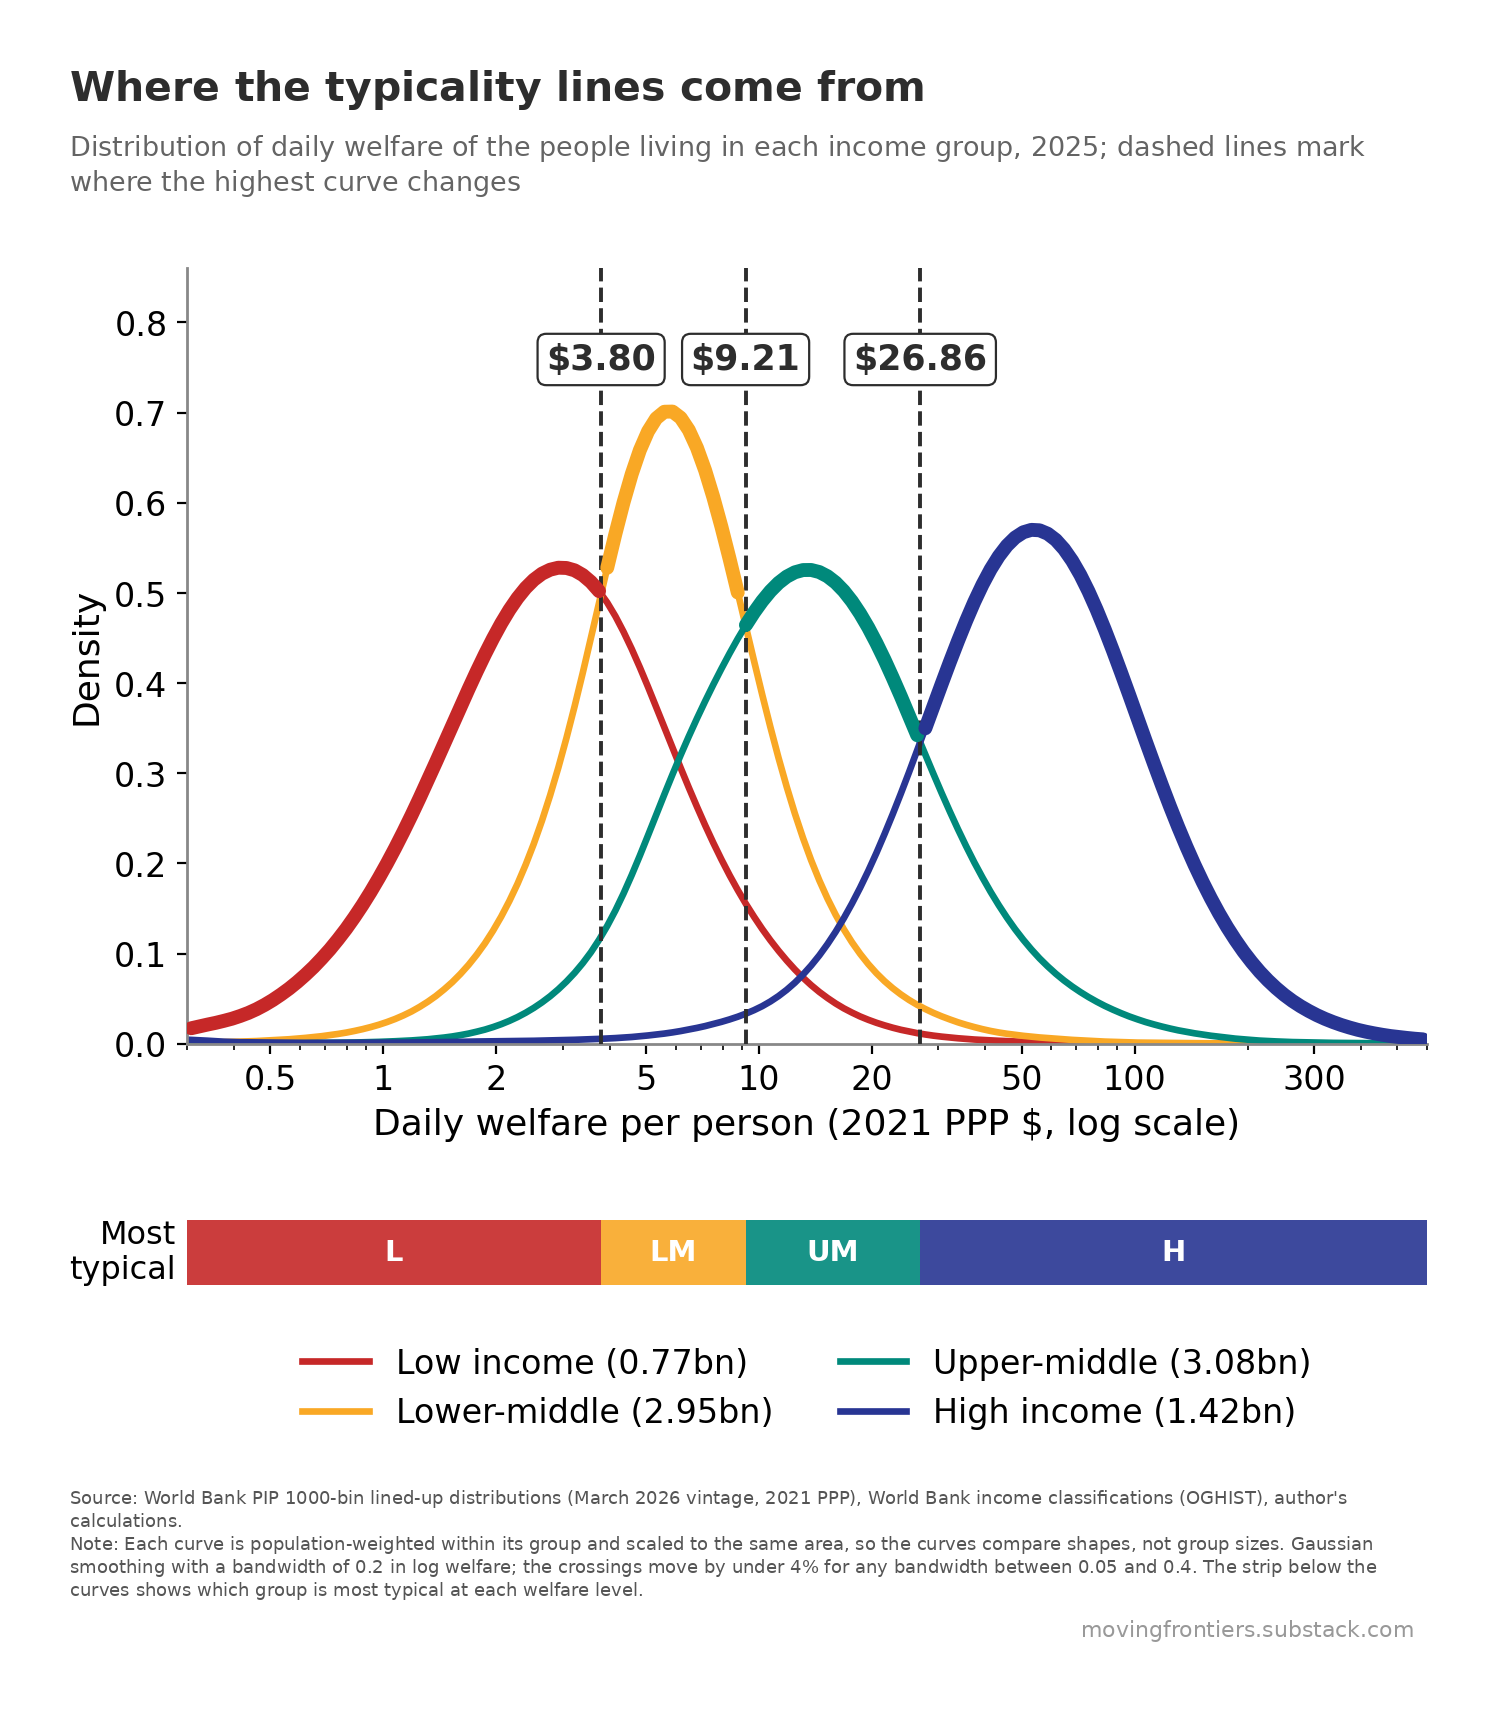

The script that drew this image:
"""chart-2-typicality-lines.py - Moving Frontiers, Belindia post. Self-sufficient: house style and data embedded.
Data frozen 12 Sep 2026 from World Bank PIP 1000-bin distributions (March 2026 vintage) and OGHIST (July 2026);
2026 = nowcast with China high income. Run: python3 chart-2-typicality-lines.py  ->  chart-2-typicality-lines.png (and chart-2-typicality-lines.csv is the same data).
Method: typicality lines = crossings of the four class curves of daily welfare (see belindia_typicality.xlsx)."""
import matplotlib; matplotlib.use("Agg")
import matplotlib.pyplot as plt, numpy as np, sys, types

# ---------------------------------------------------------------- house style (moving_frontiers_style.py, verbatim)
_mf = types.ModuleType("moving_frontiers_style"); sys.modules["moving_frontiers_style"] = _mf
exec(compile('"""\nmoving_frontiers_style.py - Moving Frontiers house style.\n\nDraw the plot in matplotlib, save it, then call compose(). The title, subtitle,\ncaption and watermark are laid out in PIL, where every gap is measured ink to ink\nrather than through matplotlib text boxes, which carry the font\'s full ascent and\ndescent whether or not the string has ascenders or descenders.\n\n    import moving_frontiers_style as mf\n    mf.rc()\n    fig, ax = plt.subplots(figsize=(8, 5.6), dpi=mf.DPI)\n    ...plot in mf.palette(2)...\n    fig.savefig("plot.png", dpi=mf.DPI, facecolor="white", bbox_inches="tight")\n    mf.compose("plot.png", "chart.png", TITLE, SUBTITLE, SOURCE, NOTE)\n\n"""\n\nimport os\nimport numpy as np\nimport matplotlib\nfrom PIL import Image, ImageDraw, ImageFont\n\nDPI = 200\n\n# ---- colours: the main elements, by how many series the chart has ----\nRED, GOLD, GREEN, BLUE = "#C62828", "#F9A825", "#00897B", "#283593"\nPALETTE = {1: [BLUE],\n           2: [RED, BLUE],\n           3: [RED, BLUE, GOLD],\n           4: [RED, GOLD, GREEN, BLUE]}\nGREY = "#888888"          # axes, rules, de-emphasised marks\n\n\ndef palette(n):\n    assert n in PALETTE, "the house palette covers one to four series"\n    return PALETTE[n]\n\n\n# ---- spacing, in pixels at 200 dpi, every gap ink to ink ----\nGAP_TITLE_SUB = 25        # subtitle below the title\nGAP_SUB_PLOT  = 70        # plot below the subtitle\nGAP_PLOT_CAP  = 60        # caption below the plot\nGAP_CAP_MARK  = 20        # watermark below the last caption line\nMARK_RIGHT    = 15        # watermark right edge, inside the content right edge\nBORDER        = 70        # empty space around the whole canvas\n\n# Canvas width is allowed to differ from chart to chart: each canvas is just the plot\n# plus the border. Pass content_w=<px> to compose() to pad a narrow plot out to a\n# common width instead, which is optional.\nCONTENT_W     = None\n\n# Type is fixed, not scaled to the chart. Sizing the title from the plot width made\n# it depend on how much white space matplotlib happened to leave, so a narrow chart\n# got a smaller title than a wide one in the same pack.\n# TYPE SCALES WITH THE CANVAS, so that a chart shown at a fixed display width, a\n# phone column say, always shows the same apparent type whatever its own pixel width.\n# The point sizes below are the sizes at REF_W; a canvas half again as wide gets type\n# half again as large, and the two look identical once both are scaled to the column.\n# Sizing type from the plot width, as an earlier version did, is not the same thing and\n# was a bug: it made the title depend on how much white space matplotlib happened to\n# leave around the axes rather than on how large the image is.\nREF_W      = 1980         # reference canvas width the point sizes below refer to\nTITLE_PT   = 19.44        # title, 54px at REF_W\nSUB_FRAC   = 0.68         # subtitle as a share of the title\nCAP_PT     = 8.5          # caption, 24px at REF_W\nMARK_MULT  = 1.2          # watermark as a share of the caption\nLEADING    = 1.32\n\n# Type inside the plot. Set once here and applied by rc(), so every chart in a pack\n# carries the same tick labels, axis titles and annotations. A build script that\n# passes its own fontsize= breaks that, so use these constants instead.\nAXIS_PT    = 13           # axis titles\nTICK_PT    = 12           # tick labels, both axes\nLEGEND_PT  = 12           # legend entries\nLABEL_PT   = 11.5         # in-plot labels and data values\nEMPH_PT    = 15           # emphasised data values, bold\n\nINK        = "#2D2D2D"    # title\nSUB_INK    = "#646464"    # subtitle\nCAP_INK    = "#555555"    # caption\nMARK_INK   = "#999999"    # watermark\nMARK_TEXT  = "movingfrontiers.substack.com"\nCREDIT     = ""\n\n\ndef rc():\n    """Matplotlib defaults for the plot itself."""\n    matplotlib.pyplot.rcParams.update({\n        "font.family": "DejaVu Sans", "font.size": AXIS_PT,\n        "axes.labelsize": AXIS_PT, "xtick.labelsize": TICK_PT,\n        "ytick.labelsize": TICK_PT, "legend.fontsize": LEGEND_PT,\n        "axes.edgecolor": GREY, "axes.linewidth": 1.0,\n        "figure.facecolor": "white", "axes.facecolor": "white"})\n\n\ndef style_ax(ax):\n    ax.spines["top"].set_visible(False)\n    ax.spines["right"].set_visible(False)\n\n\ndef _font(px, bold=False):\n    name = "DejaVuSans-Bold.ttf" if bold else "DejaVuSans.ttf"\n    for p in (os.path.join(matplotlib.get_data_path(), "fonts", "ttf", name),\n              "/usr/share/fonts/truetype/dejavu/" + name):\n        if os.path.exists(p):\n            return ImageFont.truetype(p, px)\n    raise FileNotFoundError(name)\n\n\ndef _ink(font, s):\n    """Ink top and bottom of a string relative to its baseline."""\n    b = font.getbbox(s, anchor="ls")\n    return b[1], b[3]\n\n\ndef _wrap(font, paragraphs, width):\n    """Greedy wrap. Also returns, for each line, which paragraph it came from, so a\n    line that ends because its paragraph ended can be told apart from one that ends\n    because the next word would not fit."""\n    lines, owner = [], []\n    for p, text in enumerate(paragraphs):\n        cur = ""\n        for w in text.split():\n            t = (cur + " " + w).strip()\n            if not cur or font.getlength(t) <= width:\n                cur = t\n            else:\n                lines.append(cur); owner.append(p); cur = w\n        if cur:\n            lines.append(cur); owner.append(p)\n    return lines, owner\n\n\ndef _crop(img):\n    g = np.array(img.convert("L"))\n    r = np.where((g < 250).any(1))[0]\n    c = np.where((g < 250).any(0))[0]\n    return img.crop((c.min(), r.min(), c.max() + 1, r.max() + 1))\n\n\ndef compose(plot_png, out_png, title, subtitle, source, note=None, credit=CREDIT,\n            content_w=CONTENT_W):\n    """Title band above the plot, caption and watermark below, BORDER px all around."""\n    plot = _crop(Image.open(plot_png).convert("RGB"))\n    PW, H = plot.size\n    W = max(PW, content_w or 0)          # the target is a floor, never a ceiling\n\n    k = (W + 2 * BORDER) / REF_W         # type scales with the canvas, not the plot\n    title_px = round(TITLE_PT * DPI / 72 * k)\n    cap_px   = round(CAP_PT * DPI / 72 * k)\n    f_title = _font(title_px, bold=True)\n    f_sub   = _font(int(title_px * SUB_FRAC))\n    f_cap   = _font(cap_px)\n    f_mark  = _font(round(cap_px * MARK_MULT))\n\n    tl, _ = _wrap(f_title, [title], W)\n    sl, _ = _wrap(f_sub, [subtitle], W)\n    paras = ["Source: " + source + (" " + credit if credit else "")]\n    if note:\n        paras.append("Note: " + note)\n    cl, owner = _wrap(f_cap, paras, W)\n    for i in range(len(cl) - 1):                       # lines must be maximally full\n        if owner[i + 1] == owner[i]:\n            nxt = cl[i + 1].split()[0]\n            assert f_cap.getlength(cl[i] + " " + nxt) > W, \\\n                f"caption line {i} is not filled to the full width"\n\n    tlh = int(f_title.size * LEADING)\n    slh = int(f_sub.size * LEADING)\n    clh = int(f_cap.size * LEADING)\n\n    # walk down the page, each gap measured from the ink above it\n    y, place = 0, []\n    for i, s in enumerate(tl):\n        base = y - _ink(f_title, s)[0] if i == 0 else place[-1][0] + tlh\n        place.append((base, s, f_title, INK, "left"))\n    y = place[-1][0] + _ink(f_title, tl[-1])[1]\n    for i, s in enumerate(sl):\n        base = (y + GAP_TITLE_SUB - _ink(f_sub, s)[0]) if i == 0 else place[-1][0] + slh\n        place.append((base, s, f_sub, SUB_INK, "left"))\n    y = place[-1][0] + _ink(f_sub, sl[-1])[1]\n\n    plot_y = y + GAP_SUB_PLOT\n    y = plot_y + H\n\n    for i, s in enumerate(cl):\n        base = (y + GAP_PLOT_CAP - _ink(f_cap, s)[0]) if i == 0 else place[-1][0] + clh\n        place.append((base, s, f_cap, CAP_INK, "left"))\n    y = place[-1][0] + _ink(f_cap, cl[-1])[1]\n    place.append((y + GAP_CAP_MARK - _ink(f_mark, MARK_TEXT)[0],\n                  MARK_TEXT, f_mark, MARK_INK, "right"))\n    y = place[-1][0] + _ink(f_mark, MARK_TEXT)[1]\n\n    canvas = Image.new("RGB", (W + 2 * BORDER, y + 2 * BORDER), "white")\n    canvas.paste(plot, (BORDER, plot_y + BORDER))     # left, with the title and caption\n    d = ImageDraw.Draw(canvas)\n    for base, s, f, col, align in place:\n        x = BORDER + (W - MARK_RIGHT - f.getlength(s) if align == "right" else 0)\n        d.text((x, base + BORDER), s, font=f, fill=col, anchor="ls")\n    canvas.save(out_png)\n    verify(out_png)\n    return out_png\n\n\ndef verify(png):\n    """Blank pixel rows between each block, and the border, must match the constants."""\n    a = np.array(Image.open(png).convert("L"))\n    Hh, Ww = a.shape\n    ink = a < 250\n    rows = np.where(ink.any(1))[0]\n    cols = np.where(ink.any(0))[0]\n    bands, start, prev = [], rows[0], rows[0]\n    for r in rows[1:]:\n        if r - prev > 3:\n            bands.append((start, prev)); start = r\n        prev = r\n    bands.append((start, prev))\n    gaps = [bands[i + 1][0] - bands[i][1] - 1 for i in range(len(bands) - 1)]\n    assert GAP_SUB_PLOT in gaps, f"no {GAP_SUB_PLOT}px gap below the subtitle"\n    assert GAP_PLOT_CAP in gaps, f"no {GAP_PLOT_CAP}px gap above the caption"\n    assert gaps[-1] == GAP_CAP_MARK, \\\n        f"gap above the watermark is {gaps[-1]}px, expected {GAP_CAP_MARK}"\n    assert (rows[0], Hh - 1 - rows[-1], cols[0]) == (BORDER, BORDER, BORDER), \\\n        f"top, bottom and left borders are {(rows[0], Hh - 1 - rows[-1], cols[0])}, " \\\n        f"expected {BORDER}"\n    assert Ww - 1 - cols[-1] >= BORDER, \\\n        f"right border is {Ww - 1 - cols[-1]}, expected at least {BORDER}"\n    wm_cols = np.where(ink[bands[-1][0]:bands[-1][1] + 1, :].any(0))[0]\n    assert Ww - 1 - wm_cols.max() >= BORDER + MARK_RIGHT - 3, "watermark right margin is wrong"\n    return gaps\n', "moving_frontiers_style.py", "exec"), _mf.__dict__)
mf = _mf

# ---------------------------------------------------------------- data
DATA = {'welfare': [0.308, 0.3238, 0.3404, 0.3579, 0.3762, 0.3955, 0.4158, 0.4371, 0.4595, 0.4831, 0.5078, 0.5339, 0.5613, 0.59, 0.6203, 0.6521, 0.6855, 0.7207, 0.7576, 0.7965, 0.8373, 0.8802, 0.9253, 0.9728, 1.0227, 1.0751, 1.1302, 1.1882, 1.2491, 1.3131, 1.3805, 1.4512, 1.5256, 1.6039, 1.6861, 1.7725, 1.8634, 1.959, 2.0594, 2.165, 2.276, 2.3927, 2.5154, 2.6443, 2.7799, 2.9224, 3.0723, 3.2298, 3.3954, 3.5695, 3.7525, 3.9449, 4.1471, 4.3598, 4.5833, 4.8183, 5.0653, 5.325, 5.598, 5.885, 6.1868, 6.504, 6.8375, 7.188, 7.5566, 7.944, 8.3513, 8.7795, 9.2296, 9.7028, 10.2003, 10.7233, 11.273, 11.851, 12.4586, 13.0974, 13.7689, 14.4749, 15.217, 15.9972, 16.8174, 17.6797, 18.5861, 19.539, 20.5408, 21.594, 22.7011, 23.865, 25.0886, 26.375, 27.7272, 29.1488, 30.6433, 32.2144, 33.8661, 35.6025, 37.4278, 39.3468, 41.3642, 43.485, 45.7145, 48.0583, 50.5223, 53.1126, 55.8358, 58.6985, 61.7081, 64.8719, 68.198, 71.6946, 75.3704, 79.2347, 83.2972, 87.5679, 92.0576, 96.7775, 101.7394, 106.9557, 112.4395, 118.2044, 124.2648, 130.636, 137.3339, 144.3751, 151.7774, 159.5592, 167.74, 176.3402, 185.3813, 194.886, 204.878, 215.3824, 226.4253, 238.0343, 250.2386, 263.0686, 276.5564, 290.7358, 305.6421, 321.3127, 337.7868, 355.1055, 373.3121, 392.4523, 412.5737, 433.7268, 455.9645, 479.3423, 503.9187, 529.7551, 556.9163, 585.47], 'density_L': [0.0171, 0.0192, 0.0212, 0.0231, 0.0253, 0.0277, 0.0307, 0.0341, 0.0382, 0.043, 0.0484, 0.0545, 0.0611, 0.0684, 0.0764, 0.085, 0.0945, 0.1046, 0.1157, 0.1275, 0.1403, 0.1539, 0.1684, 0.1838, 0.2, 0.217, 0.2348, 0.2533, 0.2725, 0.2922, 0.3122, 0.3325, 0.3529, 0.3732, 0.3933, 0.4129, 0.4317, 0.4495, 0.4661, 0.4811, 0.4943, 0.5055, 0.5145, 0.5213, 0.5257, 0.5279, 0.5276, 0.525, 0.5198, 0.5121, 0.5019, 0.4892, 0.4741, 0.4568, 0.4378, 0.4173, 0.3957, 0.3734, 0.3509, 0.3283, 0.3059, 0.284, 0.2628, 0.2423, 0.2228, 0.2043, 0.1868, 0.1704, 0.155, 0.1407, 0.1272, 0.1147, 0.1031, 0.0923, 0.0823, 0.0732, 0.0649, 0.0574, 0.0507, 0.0446, 0.0392, 0.0345, 0.0302, 0.0265, 0.0232, 0.0203, 0.0177, 0.0154, 0.0135, 0.0117, 0.0102, 0.0089, 0.0078, 0.0069, 0.006, 0.0053, 0.0046, 0.0041, 0.0036, 0.0032, 0.0028, 0.0024, 0.0021, 0.0018, 0.0016, 0.0014, 0.0011, 0.001, 0.0008, 0.0007, 0.0006, 0.0005, 0.0004, 0.0004, 0.0003, 0.0003, 0.0002, 0.0002, 0.0002, 0.0002, 0.0002, 0.0002, 0.0002, 0.0002, 0.0002, 0.0002, 0.0002, 0.0001, 0.0001, 0.0001, 0.0001, 0.0001, 0.0, 0.0, 0.0, 0.0, 0.0, 0.0, 0.0, 0.0, 0.0, 0.0, 0.0, 0.0, 0.0, 0.0, 0.0, 0.0, 0.0, 0.0, 0.0, 0.0], 'density_LM': [0.0012, 0.0013, 0.0015, 0.0016, 0.0018, 0.002, 0.0023, 0.0026, 0.0029, 0.0034, 0.0038, 0.0043, 0.0049, 0.0056, 0.0064, 0.0073, 0.0083, 0.0095, 0.0108, 0.0123, 0.0141, 0.0161, 0.0184, 0.021, 0.024, 0.0274, 0.0313, 0.0357, 0.0408, 0.0465, 0.0529, 0.0602, 0.0682, 0.0773, 0.0874, 0.0987, 0.1112, 0.1253, 0.1409, 0.1582, 0.1773, 0.1985, 0.2218, 0.2474, 0.2755, 0.306, 0.339, 0.3742, 0.4113, 0.4499, 0.489, 0.5278, 0.5654, 0.6004, 0.6317, 0.6583, 0.6791, 0.6935, 0.7009, 0.7011, 0.6942, 0.6806, 0.6609, 0.6359, 0.6063, 0.5733, 0.5377, 0.5004, 0.4624, 0.4244, 0.3871, 0.3512, 0.317, 0.285, 0.2553, 0.2281, 0.2034, 0.1811, 0.161, 0.143, 0.1269, 0.1125, 0.0997, 0.0883, 0.0782, 0.0693, 0.0615, 0.0546, 0.0485, 0.0431, 0.0384, 0.0341, 0.0303, 0.0269, 0.0237, 0.0209, 0.0184, 0.0161, 0.0141, 0.0124, 0.011, 0.0098, 0.0087, 0.0078, 0.0069, 0.0062, 0.0055, 0.0048, 0.0042, 0.0037, 0.0032, 0.0027, 0.0023, 0.002, 0.0017, 0.0014, 0.0012, 0.0011, 0.0009, 0.0008, 0.0007, 0.0006, 0.0005, 0.0004, 0.0004, 0.0003, 0.0003, 0.0003, 0.0002, 0.0002, 0.0002, 0.0001, 0.0001, 0.0001, 0.0001, 0.0001, 0.0001, 0.0001, 0.0001, 0.0001, 0.0001, 0.0001, 0.0001, 0.0001, 0.0001, 0.0001, 0.0, 0.0, 0.0, 0.0, 0.0, 0.0], 'density_UM': [0.0007, 0.0007, 0.0006, 0.0006, 0.0005, 0.0004, 0.0004, 0.0004, 0.0003, 0.0003, 0.0003, 0.0004, 0.0004, 0.0005, 0.0006, 0.0007, 0.0008, 0.0009, 0.001, 0.0012, 0.0013, 0.0015, 0.0018, 0.002, 0.0023, 0.0027, 0.0031, 0.0036, 0.0042, 0.0049, 0.0058, 0.0068, 0.008, 0.0095, 0.0112, 0.0133, 0.0156, 0.0184, 0.0216, 0.0253, 0.0295, 0.0343, 0.0397, 0.0458, 0.0526, 0.0603, 0.0689, 0.0785, 0.0893, 0.1014, 0.1152, 0.1306, 0.1477, 0.1666, 0.187, 0.2086, 0.231, 0.2538, 0.2764, 0.2986, 0.3201, 0.3408, 0.3607, 0.3798, 0.3982, 0.4159, 0.4329, 0.4491, 0.4643, 0.4783, 0.4909, 0.5019, 0.511, 0.518, 0.5228, 0.5253, 0.5254, 0.5231, 0.5184, 0.5114, 0.5021, 0.4906, 0.477, 0.4616, 0.4444, 0.4258, 0.4059, 0.3852, 0.3638, 0.3421, 0.3204, 0.299, 0.2779, 0.2575, 0.2378, 0.219, 0.2011, 0.1843, 0.1684, 0.1536, 0.1398, 0.127, 0.1153, 0.1045, 0.0946, 0.0857, 0.0775, 0.0701, 0.0634, 0.0573, 0.0517, 0.0466, 0.0419, 0.0377, 0.0338, 0.0302, 0.027, 0.024, 0.0214, 0.019, 0.0168, 0.0148, 0.0131, 0.0115, 0.0101, 0.0088, 0.0077, 0.0066, 0.0056, 0.0048, 0.0041, 0.0034, 0.0029, 0.0025, 0.0021, 0.0018, 0.0016, 0.0014, 0.0012, 0.0011, 0.0009, 0.0008, 0.0008, 0.0007, 0.0006, 0.0006, 0.0005, 0.0005, 0.0005, 0.0004, 0.0004, 0.0004], 'density_H': [0.0042, 0.0038, 0.0033, 0.0027, 0.0022, 0.0019, 0.0016, 0.0015, 0.0014, 0.0013, 0.0012, 0.0011, 0.0011, 0.001, 0.0009, 0.0009, 0.0008, 0.0009, 0.0009, 0.0009, 0.001, 0.001, 0.0011, 0.0011, 0.0011, 0.0011, 0.0012, 0.0013, 0.0014, 0.0015, 0.0016, 0.0018, 0.0019, 0.0021, 0.0022, 0.0024, 0.0025, 0.0026, 0.0027, 0.0028, 0.0029, 0.003, 0.0032, 0.0034, 0.0036, 0.0038, 0.004, 0.0043, 0.0046, 0.005, 0.0053, 0.0057, 0.0062, 0.0068, 0.0074, 0.0082, 0.0091, 0.0101, 0.0112, 0.0125, 0.014, 0.0157, 0.0175, 0.0195, 0.0218, 0.0242, 0.0269, 0.0299, 0.0333, 0.0372, 0.0416, 0.0468, 0.0528, 0.0597, 0.0676, 0.0766, 0.0867, 0.0979, 0.1104, 0.1241, 0.1391, 0.1554, 0.1729, 0.1916, 0.2115, 0.2326, 0.2546, 0.2775, 0.3011, 0.3253, 0.3498, 0.3744, 0.399, 0.4232, 0.4466, 0.469, 0.49, 0.5091, 0.5261, 0.5406, 0.5524, 0.5613, 0.5672, 0.5699, 0.5694, 0.5656, 0.5587, 0.5486, 0.5356, 0.5199, 0.5017, 0.4814, 0.4593, 0.4359, 0.4115, 0.3866, 0.3613, 0.336, 0.3111, 0.2867, 0.263, 0.2403, 0.2187, 0.1983, 0.1792, 0.1613, 0.1446, 0.1292, 0.1151, 0.1021, 0.0904, 0.0797, 0.0702, 0.0617, 0.0541, 0.0474, 0.0415, 0.0363, 0.0316, 0.0275, 0.0239, 0.0207, 0.0179, 0.0154, 0.0133, 0.0115, 0.0099, 0.0085, 0.0074, 0.0064, 0.0055, 0.0048], 'lines': [3.7998, 9.2132, 26.861], 'pop': [767.4901599884033, 2946.3684966266155, 3077.902253531851, 1418.867696418427]}

TITLE = 'Where the typicality lines come from'
SUBTITLE = 'Distribution of daily welfare of the people living in each income group, 2025; dashed lines mark where the highest curve changes'
SOURCE = "World Bank PIP 1000-bin lined-up distributions (March 2026 vintage, 2021 PPP), World Bank income classifications (OGHIST), author's calculations."
NOTE = 'Each curve is population-weighted within its group and scaled to the same area, so the curves compare shapes, not group sizes. Gaussian smoothing with a bandwidth of 0.2 in log welfare; the crossings move by under 4% for any bandwidth between 0.05 and 0.4. The strip below the curves shows which group is most typical at each welfare level.'

def build():
    mf.rc()
    fig, ax = plt.subplots(figsize=(8, 6.4), dpi=mf.DPI)
    mf.style_ax(ax)

    x = np.array(DATA["welfare"]); c4 = mf.palette(4); G = ["L", "LM", "UM", "H"]
    lab = [f"Low income ({DATA['pop'][0]/1000:.2f}bn)", f"Lower-middle ({DATA['pop'][1]/1000:.2f}bn)", f"Upper-middle ({DATA['pop'][2]/1000:.2f}bn)", f"High income ({DATA['pop'][3]/1000:.2f}bn)"]
    D = [np.array(DATA[f"density_{g}"]) for g in G]; Z = DATA["lines"]
    plt.close(fig); fig, (ax, ax2) = plt.subplots(2, 1, figsize=(8, 6.6), dpi=mf.DPI, gridspec_kw=dict(height_ratios=[12, 1], hspace=0.42))
    mf.style_ax(ax); mf.style_ax(ax2)
    for k in range(4): ax.plot(x, D[k], color=c4[k], lw=2.4, label=lab[k])
    # upper envelope: the highest curve at each welfare level, drawn in bold
    top = np.argmax(np.vstack(D), axis=0)
    for k in range(4):
        seg = np.where(top == k, np.vstack(D)[k], np.nan)
        ax.plot(x, seg, color=c4[k], lw=5.0, solid_capstyle="round", zorder=4)
    for zz in Z:
        ax.axvline(zz, color=mf.INK, lw=1.4, ls="--", zorder=3)
        ax.text(zz, 0.74, f"${zz:.2f}", ha="center", va="bottom", fontsize=mf.LABEL_PT + 1, fontweight="bold", color=mf.INK, zorder=6, bbox=dict(boxstyle="round,pad=0.25", facecolor="white", edgecolor=mf.INK, lw=0.8))
    ax.set_xscale("log"); ax.set_xlim(0.3, 600); ax.set_ylim(0, 0.86); ax.set_ylabel("Density")
    ax.set_xticks([0.5, 1, 2, 5, 10, 20, 50, 100, 300]); ax.set_xticklabels(["0.5", "1", "2", "5", "10", "20", "50", "100", "300"]); ax.set_xlabel("Daily welfare per person (2021 PPP $, log scale)")
    edges = [0.3] + list(Z) + [600]
    for k in range(4): ax2.axvspan(edges[k], edges[k + 1], color=c4[k], alpha=0.9, linewidth=0)
    for k, nm in enumerate(["L", "LM", "UM", "H"]):
        ax2.text(np.sqrt(edges[k] * edges[k + 1]), 0.5, nm, ha="center", va="center", color="white", fontsize=mf.LABEL_PT - 1, fontweight="bold")
    ax2.set_ylim(0, 1); ax2.set_yticks([]); [sp.set_visible(False) for sp in ax2.spines.values()]
    ax2.set_xscale("log"); ax2.set_xlim(0.3, 600); ax2.xaxis.set_visible(False); ax2.set_ylabel("Most\ntypical", rotation=0, ha="right", va="center", fontsize=mf.LABEL_PT)
    ax2.legend(handles=ax.get_legend_handles_labels()[0], labels=ax.get_legend_handles_labels()[1], loc="upper center", bbox_to_anchor=(0.5, -0.5), ncol=2, frameon=False)

    fig.savefig("chart-2-typicality-lines-plot.png", dpi=mf.DPI, facecolor="white", bbox_inches="tight")
    plt.close(fig)
    mf.compose("chart-2-typicality-lines-plot.png", "chart-2-typicality-lines.png", TITLE, SUBTITLE, SOURCE, NOTE)
    import os; os.remove("chart-2-typicality-lines-plot.png")
    print("wrote chart-2-typicality-lines.png")

if __name__ == "__main__":
    build()
